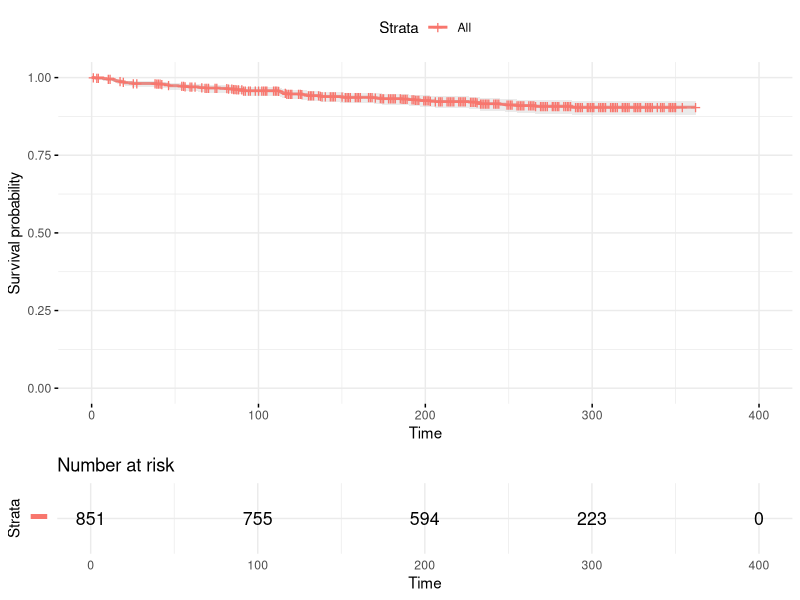

This chart was generated by the following R code: (Note: this script raises an error after producing the figure.)
## ---- chunk 1
knitr::opts_chunk$set(echo = TRUE)
library(tidyverse)
library(survival)
library(survminer)
data <- read_csv("AIDSdata.csv")
## ---- chunk 2
fit <- survfit(Surv(time, censor) ~ 1, 
               data = data, 
               type = "kaplan-meier", 
               conf.typ ="log-log", 
               se.fit = TRUE)

#plot KM curve
ggsurvplot(fit, data = data, 
           risk.table = TRUE, 
           conf.int = TRUE, 
           ggtheme = theme_minimal(), 
           risk.table.y.text.col = T, 
           risk.table.y.text = F)
## ---- chunk 3
#add data to model fit so bootstrap can re-sample
final.fit <- cph(Surv(time, censor) ~ tx + karnof + cd4, data = data)
g <- update(final.fit, x = TRUE, y = TRUE)
set.seed(47)

#bootstrap validation
validate(g, B = 300)
## ---- chunk 4
final.fit2 <- cph(Surv(time, censor) ~ tx + karnof + cd4 + age, data = data)
g2 <- update(final.fit2, x = TRUE, y = TRUE)
set.seed(47)

#bootstrap validation
validate(g2, B = 300)
## ---- chunk 5
ddist <- datadist(data)
options(datadist = 'ddist')

#plot effect of each predictor on log survival time
ggplot(Predict(final.fit, ref.zero = T),
       vanmes = 'names',
       sepdiscrete = 'vertical')
## ---- chunk 6
#plot estimated change in median survival time for each predictor
options(digit = 3)
plot(summary(final.fit), log = TRUE, main = "")
